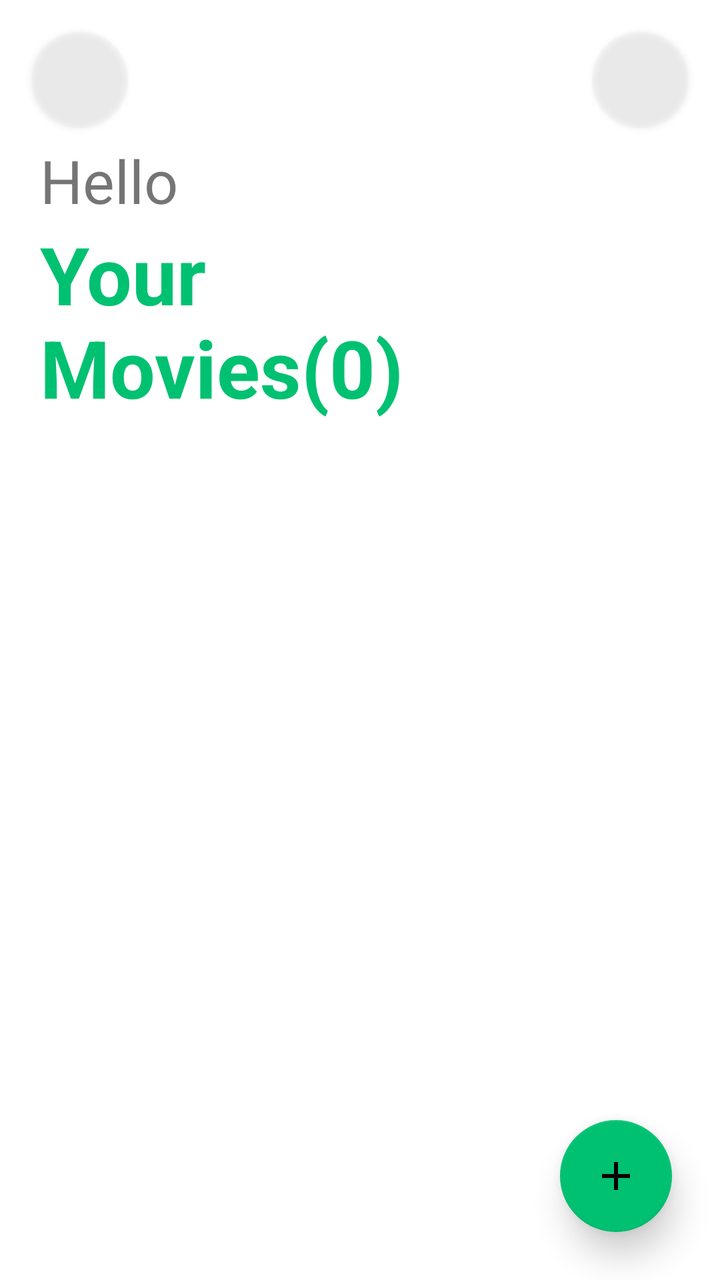
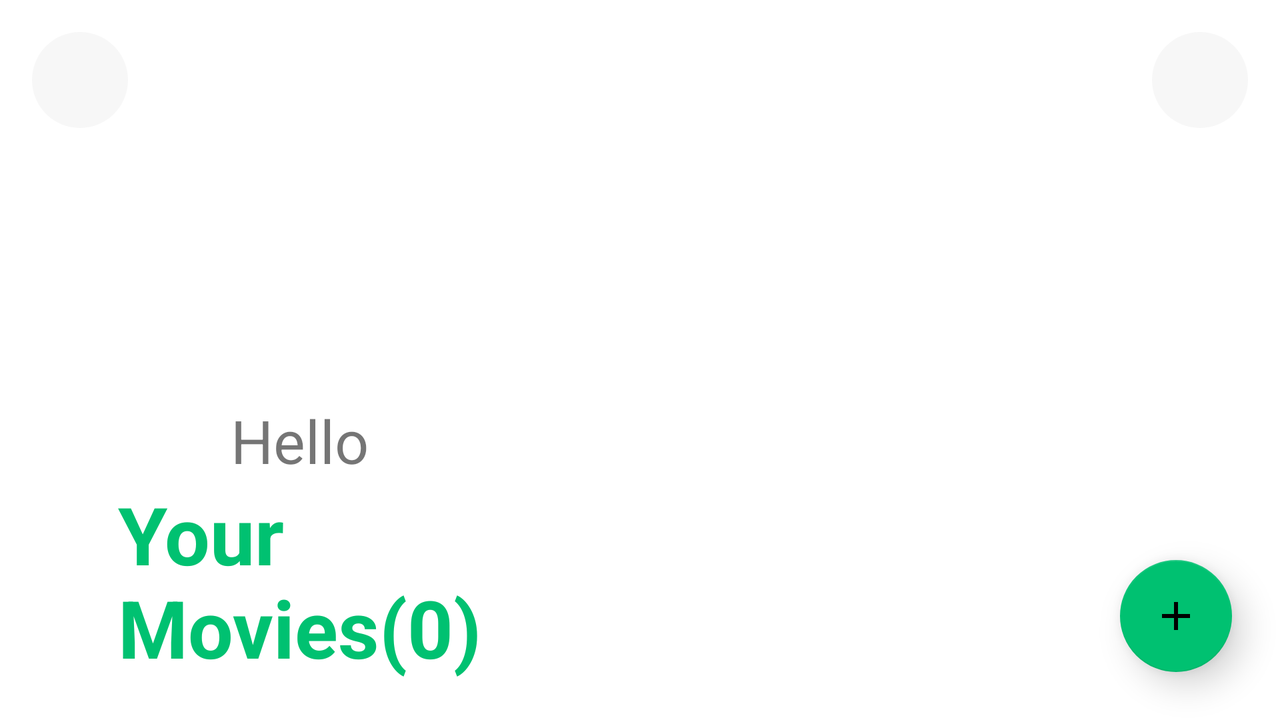

Two renders of one Android screen. The first uses the default layout on a phone; the second uses the alternative layout the repository ships for a different screen configuration, on a matching device. The two XML files are below.
<!-- AndroidManifest.xml: application theme Theme.WatchMe -->
<!-- res/layout/home_screen_fragment.xml -->
<?xml version="1.0" encoding="utf-8"?>
<androidx.constraintlayout.widget.ConstraintLayout xmlns:android="http://schemas.android.com/apk/res/android"
    xmlns:tools="http://schemas.android.com/tools"
    xmlns:app="http://schemas.android.com/apk/res-auto"
    android:layout_width="match_parent"
    android:layout_height="match_parent"
    tools:context="com.example.watchme.ui.home_screen.HomeScreenFragment"
    >

    <androidx.core.widget.NestedScrollView
        android:id="@+id/nestedScrollView"
        android:layout_width="match_parent"
        android:layout_height="0dp"
        app:layout_constraintTop_toTopOf="parent"
        app:layout_constraintBottom_toBottomOf="parent"
        android:fillViewport="true">

        <LinearLayout
            android:layout_width="match_parent"
            android:layout_height="wrap_content"
            android:orientation="vertical"
            android:layout_marginTop="50dp"
            >

            <LinearLayout
                android:id="@+id/user_info_container"
                android:layout_width="match_parent"
                android:layout_height="wrap_content"
                android:orientation="horizontal"
                android:padding="20dp"
                android:gravity="center_vertical">

                <LinearLayout
                    android:id="@+id/text_container"
                    android:layout_width="wrap_content"
                    android:layout_height="wrap_content"
                    android:orientation="vertical">

                    <TextView
                        android:id="@+id/helloText"
                        android:layout_width="wrap_content"
                        android:layout_height="wrap_content"
                        android:text="@string/hello"
                        android:textSize="30sp"
                         />

                    <TextView
                        android:id="@+id/yourMoviesText"
                        android:layout_width="wrap_content"
                        android:layout_height="wrap_content"
                        android:text="@string/your_nmovies_0"
                        android:textStyle="bold"
                        android:textColor="@color/colorPrimary"
                        android:textSize="40sp" />
                </LinearLayout>

                <ImageView
                    android:id="@+id/profileImage"
                    android:layout_width="match_parent"
                    android:layout_height="match_parent"
                    android:paddingTop="25dp"
                    android:paddingStart="50dp"
                    android:paddingEnd="0dp"
                    android:contentDescription="@string/profile_image"
                    android:src="@drawable/profile_user_account_svgrepo_com"
                    app:tint="?attr/colorOnBackground" />

            </LinearLayout>

            <androidx.recyclerview.widget.RecyclerView
                android:id="@+id/recycler"
                android:layout_width="match_parent"
                android:layout_height="match_parent"
                android:nestedScrollingEnabled="false"
                />

            <ProgressBar
                android:id="@+id/progress_bar"
                android:layout_width="wrap_content"
                android:layout_height="wrap_content"
                app:layout_constraintBottom_toBottomOf="parent"
                app:layout_constraintEnd_toEndOf="parent"
                app:layout_constraintStart_toStartOf="parent"
                app:layout_constraintTop_toTopOf="parent"
                android:indeterminate="true"
                android:visibility="gone" />

            <TextView
                android:id="@+id/emptyStateText"
                android:layout_width="match_parent"
                android:layout_height="match_parent"
                android:textSize="40sp"
                android:textStyle="bold"
                android:gravity="center"
                android:layout_gravity="center"
                android:padding="16dp"
                />

        </LinearLayout>
    </androidx.core.widget.NestedScrollView>

    
    <ImageButton
        android:id="@+id/menuButton"
        android:layout_width="48dp"
        android:layout_height="48dp"
        android:layout_margin="16dp"
        android:contentDescription="@string/menu_button"
        android:background="@drawable/circular_menu_button"
        android:src="@drawable/menu_24px"
        app:tint="@color/black"
        android:translationZ="2dp"
        app:layout_constraintTop_toTopOf="parent"
        app:layout_constraintStart_toStartOf="parent" />

    
    <ImageButton
        android:id="@+id/searchButton"
        android:layout_width="48dp"
        android:layout_height="48dp"
        android:layout_margin="16dp"
        android:contentDescription="@string/search_button"
        android:background="@drawable/circular_menu_button"
        android:src="@drawable/search_24px"
        app:tint="@color/black"
        android:translationZ="2dp"
        app:layout_constraintTop_toTopOf="parent"
        app:layout_constraintEnd_toEndOf="parent" />



    <EditText
        android:id="@+id/searchBar"
        android:layout_width="0dp"
        android:layout_height="48dp"
        android:layout_marginHorizontal="16dp"
        android:layout_marginTop="16dp"
        android:background="@drawable/search_bar_background"
        android:hint="@string/search_movie_title"
        android:paddingHorizontal="16dp"
        android:textSize="16sp"
        android:maxLines="1"
        android:inputType="text"
        android:imeOptions="actionSearch"
        android:visibility="gone"
        android:translationZ="2dp"
        app:layout_constraintTop_toTopOf="parent"
        app:layout_constraintEnd_toStartOf="@id/searchButton"
        app:layout_constraintStart_toEndOf="@id/menuButton"
        />

    <com.google.android.material.floatingactionbutton.FloatingActionButton
        android:id="@+id/fab"
        android:layout_width="wrap_content"
        android:layout_height="wrap_content"
        android:layout_margin="24dp"
        android:contentDescription="@string/add_movie_page_title"
        android:src="@drawable/baseline_add_50"
        android:clickable="true"
        android:focusable="true"
        app:rippleColor="@color/black"
        app:layout_constraintBottom_toBottomOf="parent"
        app:layout_constraintEnd_toEndOf="parent"
        app:shapeAppearance="@style/Widget.Material3.Button.OutlinedButton"
        app:elevation="10dp"
        app:pressedTranslationZ="4dp"
        android:backgroundTint="@color/colorPrimary"
        android:tint="@color/on_background"
        android:scaleType="centerInside"
        />

</androidx.constraintlayout.widget.ConstraintLayout>
<!-- resources referenced by this layout -->
<resources>
  <color name="black">#FF000000</color>
  <color name="colorPrimary">#00C171</color>
  <color name="on_background">#000000</color>
  <!-- drawable baseline_add_50 (drawable) -->
  <vector xmlns:android="http://schemas.android.com/apk/res/android"
      android:width="50dp"
      android:height="50dp"
      android:viewportWidth="24"
      android:viewportHeight="24">
  
  <path android:fillColor="@android:color/white"
  android:pathData="M19,13h-6v6h-2v-6H5v-2h6V5h2v6h6v2z"/>
      </vector>
  <!-- drawable circular_menu_button (drawable) -->
  <ripple xmlns:android="http://schemas.android.com/apk/res/android"
      android:color="?attr/colorControlHighlight">
  
      <item android:id="@android:id/mask">
          <shape android:shape="oval">
              <solid android:color="#80F0F0F0"/>
          </shape>
      </item>
  
      <item>
          <shape android:shape="oval">
              <solid android:color="#80F0F0F0"/>
          </shape>
      </item>
  
  </ripple>
  <!-- drawable search_bar_background (drawable) -->
  <?xml version="1.0" encoding="utf-8"?>
  <ripple xmlns:android="http://schemas.android.com/apk/res/android"
      android:color="?attr/colorControlHighlight">
  
      <item android:id="@android:id/mask">
          <shape android:shape="rectangle">
              <solid android:color="#80F0F0F0"/>
              <corners android:radius="24dp"/>
          </shape>
      </item>
  
      <item>
          <shape android:shape="rectangle">
              <solid android:color="#80F0F0F0"/>
              <corners android:radius="24dp"/>
          </shape>
      </item>
  
  </ripple>
  <string name="add_movie_page_title">Add Movie</string>
  <string name="hello">Hello</string>
  <string name="menu_button">Menu Button</string>
  <string name="profile_image">Profile Image</string>
  <string name="search_button">Search Button</string>
  <string name="search_movie_title">Search Movie Title</string>
  <string name="your_nmovies_0">Your\nMovies(0)</string>
  <style name="Theme.WatchMe" parent="Theme.AppCompat.Light.NoActionBar">
          
          <item name="android:windowBackground">@android:color/white</item>
  
          
          <item name="colorPrimary">#00C171</item>
          <item name="colorPrimaryDark">#00985A</item> 
          <item name="colorAccent">#00C171</item>
      </style>
</resources>
<!-- res/layout-land/home_screen_fragment.xml (the repository's variant of the layout above) -->
<!-- drawn on the phone turned sideways -->
<?xml version="1.0" encoding="utf-8"?>
<androidx.constraintlayout.widget.ConstraintLayout xmlns:android="http://schemas.android.com/apk/res/android"
    xmlns:tools="http://schemas.android.com/tools"
    xmlns:app="http://schemas.android.com/apk/res-auto"
    android:layout_width="match_parent"
    android:layout_height="match_parent"
    tools:context="com.example.watchme.home_screen.HomeScreenFragment">

    
    <ImageButton
        android:id="@+id/menuButton"
        android:layout_width="48dp"
        android:layout_height="48dp"
        android:layout_margin="16dp"
        android:background="@drawable/circular_menu_button"
        android:contentDescription="@string/menu_button"
        android:src="@drawable/menu_24px"
        app:tint="@color/black"
        app:layout_constraintTop_toTopOf="parent"
        app:layout_constraintStart_toStartOf="parent"/>

    <EditText
        android:id="@+id/searchBar"
        android:layout_width="0dp"
        android:layout_height="48dp"
        android:layout_marginHorizontal="16dp"
        android:background="@drawable/search_bar_background"
        android:hint="@string/search_movie_title"
        android:paddingHorizontal="16dp"
        android:textSize="16sp"
        android:maxLines="1"
        android:inputType="text"
        android:imeOptions="actionSearch"
        android:visibility="gone"
        app:layout_constraintTop_toTopOf="@id/menuButton"
        app:layout_constraintStart_toEndOf="@id/menuButton"
        app:layout_constraintEnd_toStartOf="@id/searchButton"/>

    <ImageButton
        android:id="@+id/searchButton"
        android:layout_width="48dp"
        android:layout_height="48dp"
        android:layout_margin="16dp"
        android:background="@drawable/circular_menu_button"
        android:contentDescription="@string/search_button"
        android:src="@drawable/search_24px"
        app:tint="@color/black"
        app:layout_constraintTop_toTopOf="parent"
        app:layout_constraintEnd_toEndOf="parent"/>

    
    <androidx.core.widget.NestedScrollView
        android:layout_width="match_parent"
        android:layout_height="0dp"
        android:fillViewport="true"
        app:layout_constraintTop_toBottomOf="@id/menuButton"
        app:layout_constraintBottom_toBottomOf="parent">

        <LinearLayout
            android:layout_width="match_parent"
            android:layout_height="wrap_content"
            android:orientation="horizontal">

            
            <LinearLayout
                android:id="@+id/user_info_container"
                android:layout_width="wrap_content"
                android:layout_height="wrap_content"
                android:minWidth="300dp"
                android:orientation="vertical"
                android:gravity="center_horizontal">

                <ImageView
                    android:id="@+id/profileImage"
                    android:layout_width="120dp"
                    android:layout_height="120dp"
                    android:contentDescription="@string/profile_image"
                    android:src="@drawable/profile_user_account_svgrepo_com"
                    app:tint="?attr/colorOnBackground"/>

                <TextView
                    android:id="@+id/helloText"
                    android:layout_width="wrap_content"
                    android:layout_height="wrap_content"
                    android:text="@string/hello"
                    android:textSize="30sp"
                    android:layout_marginTop="16dp"/>

                <TextView
                    android:id="@+id/yourMoviesText"
                    android:layout_width="wrap_content"
                    android:layout_height="wrap_content"
                    android:text="@string/your_nmovies_0"
                    android:textStyle="bold"
                    android:textColor="@color/colorPrimary"
                    android:textSize="40sp"/>
            </LinearLayout>

            
            <androidx.recyclerview.widget.RecyclerView
                android:id="@+id/recycler"
                android:layout_width="match_parent"
                android:layout_height="match_parent"
                android:padding="8dp"
                android:clipToPadding="false"/>

            <TextView
                android:id="@+id/emptyStateText"
                android:layout_width="wrap_content"
                android:layout_height="match_parent"
                android:minWidth="300dp"
                android:textSize="40sp"
                android:textStyle="bold"
                android:gravity="center"
                android:padding="16dp"
                android:visibility="gone"/>

        </LinearLayout>

    </androidx.core.widget.NestedScrollView>

    
    <com.google.android.material.floatingactionbutton.FloatingActionButton
        android:id="@+id/fab"
        android:layout_width="wrap_content"
        android:layout_height="wrap_content"
        android:layout_margin="24dp"
        android:contentDescription="@string/add_movie_page_title"
        android:src="@drawable/baseline_add_50"
        android:clickable="true"
        android:focusable="true"
        app:rippleColor="@color/black"
        app:layout_constraintBottom_toBottomOf="parent"
        app:layout_constraintEnd_toEndOf="parent"
        app:shapeAppearance="@style/Widget.Material3.Button.OutlinedButton"
        app:elevation="10dp"
        app:pressedTranslationZ="4dp"
        android:backgroundTint="@color/colorPrimary"
        android:tint="@color/on_background"
        android:scaleType="centerInside"
        />

</androidx.constraintlayout.widget.ConstraintLayout>
